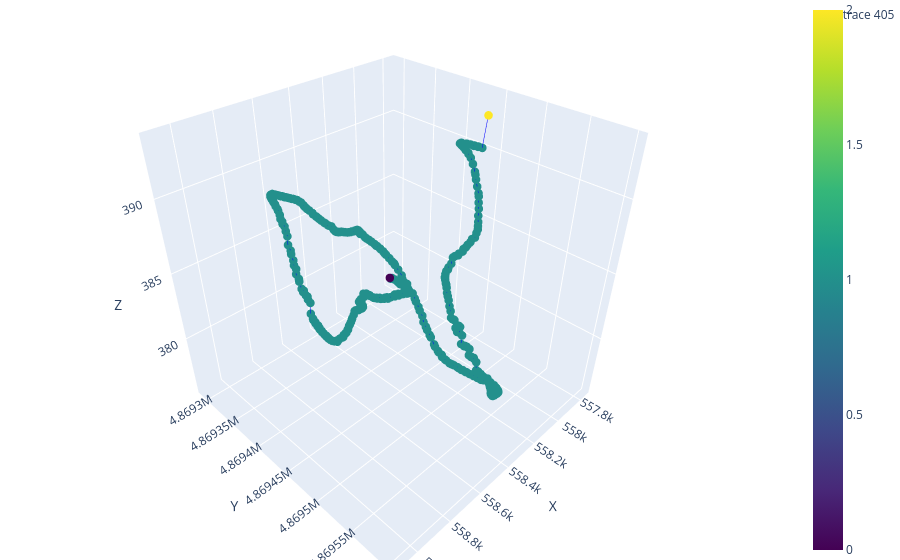

The notebook cell this image was saved under:
### Code cell
import plotly.graph_objects as go
line_traces = []
for line in lines:
    line_traces.append(
        go.Scatter3d(
            x=line[:,0],
            y=line[:,1],
            z=line[:,2],
            mode='lines',
            line=dict(color='blue', width=1),
            showlegend=False
        )
    )
node_type_map = {cat: i for i, cat in enumerate(nodes.type.unique())}
node_colors = nodes.type.map(node_type_map)
# Scatter for nodes
scatter = go.Scatter3d(
    x=nodes.x,
    y=nodes.y,
    z=nodes.z,
    mode='markers',
    marker=dict(
        size=5,
        color=node_colors,  # categorical or numeric
        colorscale='Viridis',
        showscale=True
    )
)

# Combine and plot
fig = go.Figure(data=line_traces + [scatter])
fig.update_layout(
    scene=dict(
        xaxis_title='X',
        yaxis_title='Y',
        zaxis_title='Z'
    ),
    margin=dict(l=0, r=0, b=0, t=0)
)

fig.show()
